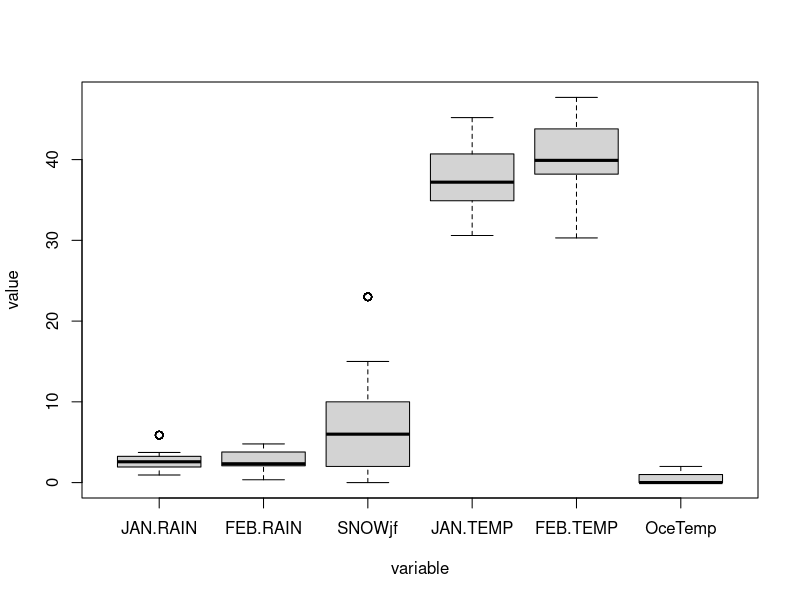

This figure's R source:
# read dataset
#install.packages("readxl")
#install.packages("writexl")
library(readxl)

#Loading the datasets
total <- read_excel("bootdataCBloom4_24.xlsx")

h_train <- read_excel("h_train.xlsx")
head(h_train)

h_test <- read_excel("h_test.xlsx")
head(h_test)

#install.packages("reshape")
#library(reshape)
library(reshape2)

# Remove target variable
temp_total <- subset(total, select = -c(PEAK))
melt_total <- melt(temp_total)

# Draw boxplot
boxplot(data = melt_total, value ~ variable)
